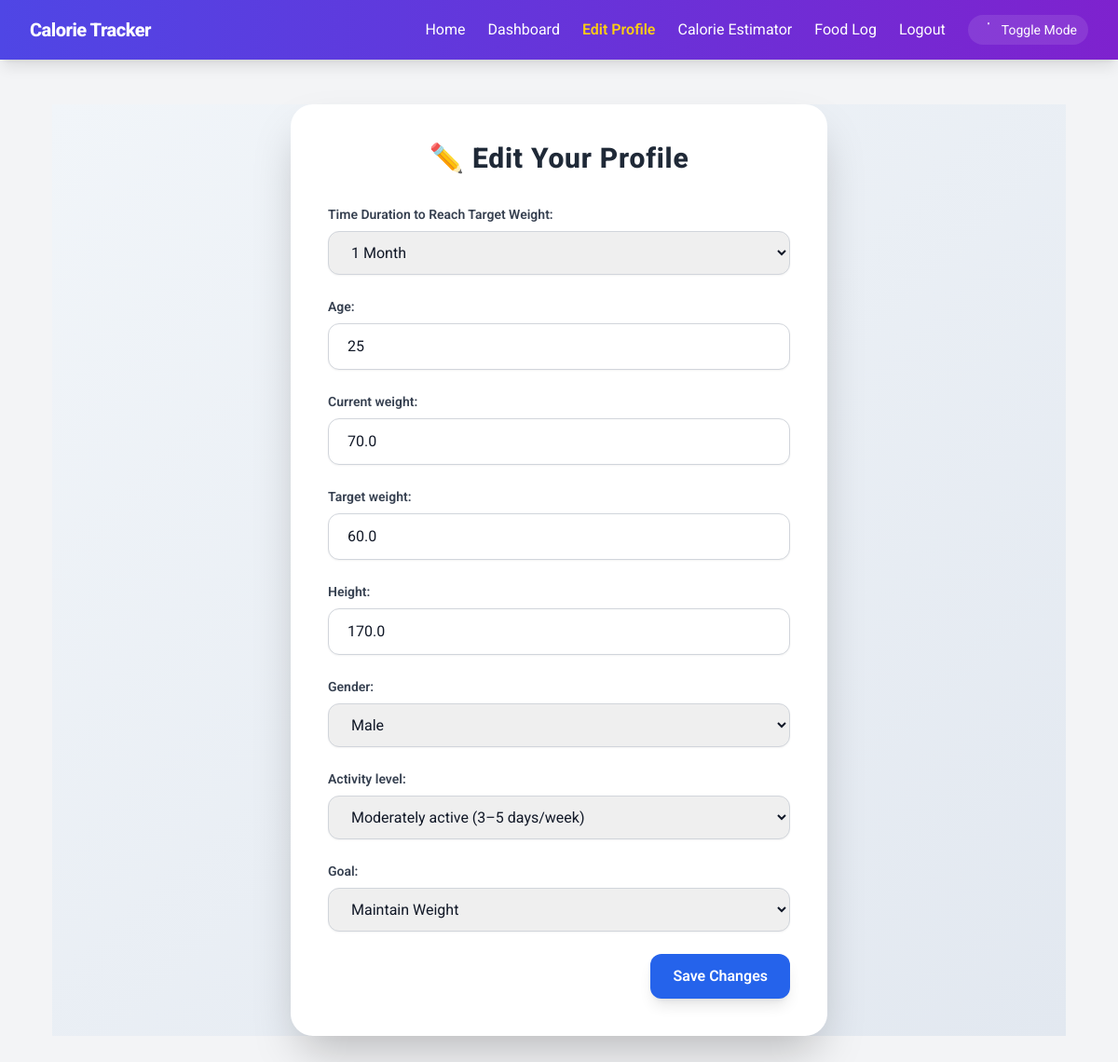
Screenshot of /edit-profile/ (signed in) with the database file from the repository.
### tracker/models.py (models this page shows, shortened)
class UserProfile(models.Model):
    GENDER_CHOICES = [
        ("male", "Male"),
        ("female", "Female")
    ]
    ACTIVITY_CHOICES = [
        ("sedentary", "Sedentary (little or no exercise)"),
        ("light", "Lightly active (light exercise 1–3 days/week)"),
        ("moderate", "Moderately active (3–5 days/week)"),
        ("active", "Active (6–7 days/week)"),
        ("very_active", "Very active (intense exercise daily)"),
    ]
    GOAL_CHOICES = [
        ("lose", "Lose Weight"),
        ("maintain", "Maintain Weight"),
        ("gain", "Gain Weight"),
    ]
    user = models.OneToOneField(User, on_delete=models.CASCADE)
    age = models.PositiveIntegerField()
    gender = models.CharField(max_length=10, choices=GENDER_CHOICES)
    height = models.FloatField(help_text="Height in centimeters")
    current_weight = models.FloatField(help_text="Current weight in kg")
    target_weight = models.FloatField(help_text="Target weight in kg")
    activity_level = models.CharField(max_length=20, choices=ACTIVITY_CHOICES)
    goal = models.CharField(max_length=10, choices=GOAL_CHOICES, default="maintain")

### tracker/views.py (the view)
# urls.py: path('edit-profile/', views.edit_profile_view, name='edit_profile'),
@login_required
def edit_profile_view(request):
    try:
        profile = UserProfile.objects.get(user=request.user)
    except UserProfile.DoesNotExist:
        profile = UserProfile(user=request.user)
    if request.method == 'POST':
        form = UserProfileForm(request.POST, instance=profile)
        if form.is_valid():
            profile = form.save(commit=False)
            profile.user = request.user
            profile.save()
            return redirect('dashboard')
    else:
        form = UserProfileForm(instance=profile)
    return render(request, 'tracker/edit_profile.html', {'form': form})

### tracker/forms.py
class UserProfileForm(forms.ModelForm):
    DURATION_CHOICES = [
        (30, '1 Month'),
        (90, '3 Months'),
        (180, '6 Months'),
    ]
    duration_days = forms.ChoiceField(
        choices=DURATION_CHOICES,
        label="Time Duration to Reach Target Weight",
        required=True,
        initial=30
    )
    class Meta:
        model = UserProfile
        fields = ['age', 'current_weight', 'target_weight', 'height', 'gender', 'activity_level', 'goal']

### tracker/templates/tracker/edit_profile.html (shortened to what this page needs)
{% extends 'tracker/base.html' %}
{% load widget_tweaks %}
{% block content %}
<div class="flex items-center justify-center min-h-screen bg-gradient-to-br from-slate-100 to-slate-200 dark:from-gray-900 dark:to-gray-800 transition-all duration-300 px-4">
  <div class="w-full max-w-xl bg-white dark:bg-gray-900 shadow-2xl rounded-3xl p-10 transition-all duration-300 animate-fade-in">
    <h2 class="text-3xl font-extrabold text-center text-gray-800 dark:text-white mb-8 tracking-wide hover:text-blue-600 dark:hover:text-blue-400 transition-colors duration-300">
      ✏️ Edit Your Profile
    </h2>
    <form method="post" class="space-y-6">
      <div class="space-y-6">
        <div>
          <label class="block text-sm font-semibold text-gray-700 dark:text-gray-300 mb-2">
            {{ form.duration_days.label_tag }}
          </label>
          {{ form.duration_days|add_class:"w-full px-5 py-3 rounded-xl border border-gray-300 dark:border-gray-700 dark:bg-gray-800 dark:text-white focus:outline-none focus:ring-4 focus:ring-blue-400 transition-shadow duration-300 shadow-sm hover:shadow-md" }}
        </div>
        {% for field in form %}
          {% if field.name != 'duration_days' %}
            <div>
              <label class="block text-sm font-semibold text-gray-700 dark:text-gray-300 mb-2">{{ field.label_tag }}</label>
              {{ field|add_class:"w-full px-5 py-3 rounded-xl border border-gray-300 dark:border-gray-700 dark:bg-gray-800 dark:text-white focus:outline-none focus:ring-4 focus:ring-blue-400 transition-shadow duration-300 shadow-sm hover:shadow-md" }}
            </div>
          {% endif %}
        {% endfor %}
      </div>
      <div class="flex justify-end">
        <button type="submit"
          class="px-6 py-3 bg-blue-600 hover:bg-blue-700 text-white font-semibold rounded-xl shadow-lg transition-all duration-300 transform hover:scale-[1.03]">
          Save Changes
        </button>
      </div>
    </form>
  </div>
</div>
{% endblock %}

### tracker/templates/tracker/base.html (style rules this page uses)
body { font-family: 'Roboto', sans-serif; }

### tracker/templates/tracker/edit_profile.html (style rules this page uses)
.animate-fade-in { animation: fade-in 0.6s ease forwards; }

### rows the page displays
UserProfile: form "25" "70.0" "60.0" "170.0" "Male" "Moderately active (3–5 days/week)" "Maintain Weight"

### other values shown
{{ field.label_tag }} "Age:" "Current weight:" "Target weight:" "Height:" "Gender:" "Activity level:" "Goal:"
